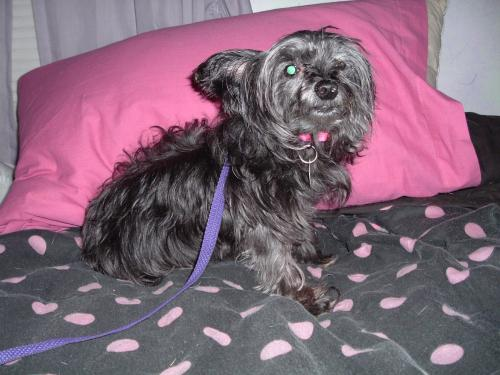
#> input picture Assignment 3/Dog/0.jpg, 500 x 375 px, found by its file name
$ jupyter execute --allow-errors Lab_3_KNN.ipynb
#> lines starting #> are read from the running program, lines starting #| are printed output that depends on the picture
###1. Import packages

[cell 1]
import numpy as np
import matplotlib.pyplot as plt
import os
import cv2
import random

###2. Upload and load data
At first we have to download the PetImagesSmall from the Class Google Drive and
upload it to our own drive in the root directory. https://drive.google.com/file/d/12co0EY5ffKOs4DXKjmIRbUqEaY_f1FHr/view?usp=sharing

[cell 2]
# Download  and add the folder PetImagesSmall to the root directory of your google drive
# Mount your google drive in the colab
# from google.colab import drive
# drive.mount('/content/drive')

###3. Accessing and edting image data

a. Using python os library to build path to images

[cell 3]
# location of PetImagesSmall Folder, google drive must be mounted correctly
DATADIR = "."

# Classes of images we have
CATEGORIES = ["Cat", "Dog"]

def get_label(label_index):
  return CATEGORIES[label_index]

# Creating path to folder Cat inside PetImages Small
path = os.path.join(DATADIR, CATEGORIES[0])

# get a list all directories in a folder
print(os.listdir(path))

# path to first cat image
path_to_img = os.path.join(path, "0.jpg")

b. Accessing and displaying RGB images using OpenCV and Matplotlib

[cell 4]
# Using openCV library to read the first image in the Cat folder
# cv2.imread() returns a 3d matrix, 3rd dimension
img_array = cv2.imread(path_to_img)
#> img_array is the input picture: shape (375, 500, 3); mean B, G, R 119, 101.7, 129.5
print(img_array.shape)
#| (375, 500, 3)

# cv2 reads in BGR format by default
# using cv2.cvtColor to convert color format to RGB from BGR
img_array = cv2.cvtColor(img_array, cv2.COLOR_BGR2RGB)
plt.imshow(img_array)
plt.axis("off")
plt.show()

c. Converting BGR image to Grayscale

[cell 5]
# convert image to grayscale
# img_array = cv2.imread(os.path.join(path, "0.jpg"), cv2.IMREAD_GRAYSCALE)
img_array = cv2.cvtColor(img_array, cv2.COLOR_BGR2GRAY)
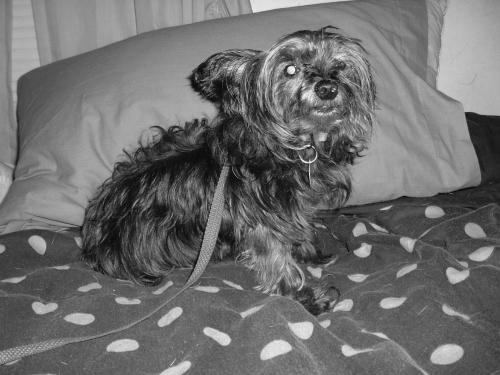
#> img_array: shape (375, 500); min 0, max 249, mean 110
# the array is a 2d matrix now as grayscale only needs 1 color channel
print(img_array.shape)
#| (375, 500)
plt.imshow(img_array, cmap="gray")
plt.show()

d. Resizing images

[cell 6]
# resize image
IMG_SIZE = 100
img_array = cv2.resize(img_array, (IMG_SIZE, IMG_SIZE))
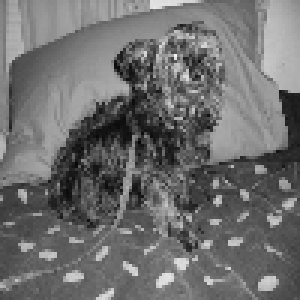
#> img_array: shape (100, 100) (shown 3 times larger); min 5, max 245, mean 110.1
plt.imshow(img_array, cmap="gray")
plt.show()

###4. Creating training data for KNN

a. Flatten image into a vector using numpy ravel() function

[cell 7]
# flatten the the image into a vector
# the image is flattened row by row
print(img_array)
#> (printed output is left out)
img_array.ravel()
#> Out = 10000 values, max 245 at index 1858, min 5 at index 4746, mean 110.1

b. Create a training sample consisting of a flattened vector of an image and its appropriate label as an index of the CATEGORIES list

$$ CATEGORIES = ['Cat',\ 'Dog']$$

The labels should be 0 for Cat images and 1 for Dog images

[cell 8]
# Create a training sample
class_label = 1 # Accessing Dog folder
path = os.path.join(DATADIR, CATEGORIES[class_label]) # Accessing Dog folder
img_path = os.path.join(path, str(0)+".jpg")
img_array = cv2.imread(img_path, cv2.IMREAD_GRAYSCALE)
#> img_array: shape (375, 500); min 0, max 251, mean 112

# training sample
# feature set/image | class_label
# one element of training_data
training_sample = [img_array, class_label]
plt.imshow(img_array, cmap="gray")

c. Use the examples shown above to create a numpy list of training_samples from the images and store it in a list named **training_data**

[cell 9]
# Create a list of Training data samples and
data = []
def create_training_data():
    for category in CATEGORIES:
            path = os.path.join(DATADIR, category)
            class_label = CATEGORIES.index(category)
            for img in os.listdir(path):
                try:
                    img_array = cv2.imread(os.path.join(path, img), cv2.IMREAD_GRAYSCALE)
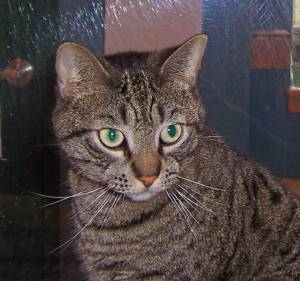
#> input picture Assignment 3/Cat/1.jpg, 300 x 281 px
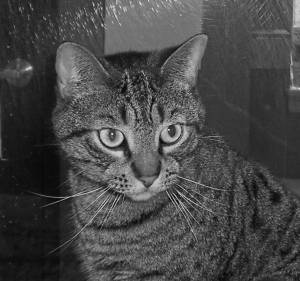
#> img_array: shape (281, 300); min 0, max 232, mean 71.5
                    new_array = cv2.resize(img_array, (IMG_SIZE, IMG_SIZE)).ravel()
#> new_array = 10000 values, max 211 at index 538, min 4 at index 8918, mean 71.18
                    data.append([new_array, class_label])
                except Exception as e:
                    pass

create_training_data()
print(len(data))

### **DATA**
**data** is a list of 200 **data_sample**.

Each, **data_sample** contains two elements:

i) A numpy array of size 10000

ii) A label containing 0 or 1 indicating the label/class (Cat or Dog) the image belongs to

The first element of **data_sample** is really a flattened image of size 100x100

[cell 10]
print(data[0])
print(f"Size of data: {len(data)}")

img = data[0][0]
label = data[0][1]
print("\nOne element in data: ")
print(f"Image: {img} \nLabel: {label}")

img = data[0][0].reshape(100,100)
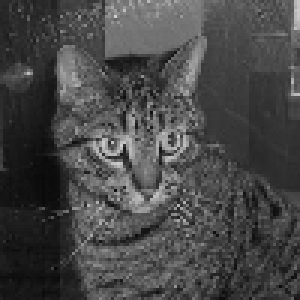
#> img: shape (100, 100) (shown 3 times larger); min 4, max 211, mean 71.2
print("\n", img.shape)
#|  (100, 100)
print(img)
plt.imshow(img, cmap = "gray")
plt.axis("off")
plt.show()

d. Shuffle the training data and split the data into training and testing sets

[cell 11]
# shuffle the training data
random.shuffle(data)

# store images and their corresponding labels in separate lists named X and Y respectively
# each column contains one data point
X = [] # flattened images
Y = [] # labels of the images

for img, label in data:
  X.append(img)
  Y.append(label)


# separate training and testing data
split_at = int(0.8*len(data))

X_train = X[0:split_at]
Y_train = Y[0:split_at]
X_test = X[split_at:]
Y_test = Y[split_at:]
len(X_test)

e. Feed data into KNN function imported from Sklearn library and print the accuracy of the result

[cell 12]
from sklearn import metrics
# can be used to judge accuracy of algorithm's predictions
# np.sum(y_true == y_pred) counts number of times condition is true
def accuracy(y_true, y_pred):
    accuracy = np.sum(y_true == y_pred) / len(y_true)
    return accuracy

# use library knn
from sklearn.neighbors import KNeighborsClassifier
# k neighbours
k = 3
#initialize knn class
classifier = KNeighborsClassifier(n_neighbors=k)
# passing data points the knn algorithm will use to determine class
classifier.fit(X_train, Y_train)
# passing our X_test set (images) to get predictions for Y (labels)
#> (the rest of this cell did not finish here and is left out)

##5. Implement KNN Algorithm

**Implement the K-nearest-neighbour algorithm in python**

KNN algorithm uses a fixed set of datapoints to predict the labels of new data given.

That is, for our case KNN needs a list of flattened images and their correspoding labels , X_train and Y_train. When predicticing the label for a new image, KNN finds the euclidean distance for that image against all datapoints it has stored. It then picks k nearest datapoints based on the distance, then counts their corresponding labels. The label that had the highest count gets returned as the predicted label.

####Predicted label for white data point is **Green**

#### **Problem 1**
a) Implement a function to find the Euclidean distance between two vectors
  $$euclidean\_distance = \sqrt[2]{\sum(x_1 - x_2)^2}$$

b) Use the X_train and Y_train lists as the stored data points to be used for prediction

c) Randomly take an element, **x_in**, from the **X_test** set, store the index

d) Find euclidean distance of **x_in** against all elements in **X_train set**

e) Find the index of the datapoint in **X_train** that is nearest (lowest euclidean distance) to to **x_in**

f) Find the corresponding label of the nearest element in **X_train** in the **Y_train** list. Hint: they have the same index

g) Return the label found in **Y_train** as the prediction

h) Check if the prediction was correct by comparing it with the actual label stored for the image **x_in** in the **Y_test** list (you can use the index stored for **x_in** to find its corresponding label in **Y_test**).

[cell 13]
# shuffle the training data
random.shuffle(data)
# store images and their corresponding labels in separate lists named X and Y respectively
# each column contains one data point
X = [] # flattened images
Y = [] # labels of the images
for img, label in data:
    X.append(img)
    Y.append(label)
# separate training and testing data
split_at = int(0.8*len(data))
X_test = X[split_at:] # test image
Y_test = Y[split_at:] # test label
X_train = X[:split_at] # train image
Y_train = Y[:split_at] # train label

def imagify(pixels, dimensions=(IMG_SIZE, IMG_SIZE)):
  return pixels.reshape(dimensions)

[cell 14]
# a
def euclidean_distance(x1, x2):
  x = x1 - x2
  # print(x)
  return np.sqrt(x.dot(x))

# c
index = random.choice(range(len(X_test)))
# index = 14
print(index)
print('Actual label:', CATEGORIES[Y_test[index]])
test_img = X_test[index].reshape((IMG_SIZE, IMG_SIZE))
plt.subplot(1, 2, 1)
plt.imshow(test_img, cmap='gray')

min_index = 0
min_distance = euclidean_distance(X_train[min_index], X_test[index])

i = min_index + 1
while i < len(X_train):
  distance = euclidean_distance(X_train[i], X_test[index])

  if distance < min_distance:
    min_distance = distance
    min_index = i
  i += 1

print('Guess label:', CATEGORIES[Y_train[min_index]])
train_img = X_train[min_index].reshape((IMG_SIZE, IMG_SIZE))
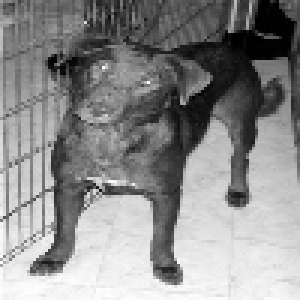
#> train_img: shape (100, 100) (shown 3 times larger); min 0, max 255, mean 139.1
plt.subplot(1, 2, 2)
plt.imshow(train_img, cmap='gray')

plt.show()

#### **Problem 2**
a) Extend the solution for the above problem to find 3 nearest datapoints to an input flattened image x_in.

In this case, in the last 2 steps, simply finding the corresponding label to nearest data point and returning is not enough as there are three data points.

Find the label that has the highest count, among the 3 nearest datapoints and return that label as the predicted label.

b) Run the solution to produce predictions for all the elements in X_test.

c) Print the predicted labels for each datapoint in X_test. Also print the Y_test list

[cell 15]
random.shuffle(data)
X = [] # flattened images
Y = [] # labels of the images
for img, label in data:
    X.append(img)
    Y.append(label)
split_at = int(0.8*len(data))
X_test = X[split_at:]
Y_test = Y[split_at:]
X_train = X[:split_at]
Y_train = Y[:split_at]

[cell 16]
# Your code here
def sorted_insert(distance_list, index_list, distance, index):
  for i in range(len(distance_list)):
    if distance_list[i] > distance:
      j = len(distance_list) - 1
      while j > i:
        distance_list[j] = distance_list[j - 1]
        index_list[j] = index_list[j - 1]
        j -= 1
      distance_list[i] = distance
      index_list[i] = index
      return

index = random.choice(range(len(X_test)))
# index = 14
print(index)
print('Actual label:', CATEGORIES[Y_test[index]])
test_img = imagify(X_test[index])
plt.subplot(1, 4, 1)
plt.imshow(test_img, cmap='gray')

nearest_k_distance = [float('inf'), float('inf'), float('inf')]
nearest_k_index = [-1, -1, -1]

i = 0
while i < len(X_train):
  distance = euclidean_distance(X_train[i], X_test[index])
  # print(distance, i)
  sorted_insert(nearest_k_distance, nearest_k_index, distance, i)

  i += 1

print(nearest_k_distance)
print(nearest_k_index)
counts = [0, 0]

for i in nearest_k_index:
  counts[Y_train[i]] += 1
  # print(Y_train[i])

if counts[0] > counts[1]:
  print('Guess:', CATEGORIES[0])
else:
  print('Guess:', CATEGORIES[1])

for i, img_index in enumerate(nearest_k_index):
  plt.subplot(1, 4, i + 2)
  plt.imshow(imagify(X_train[img_index]), cmap='gray')

plt.show()
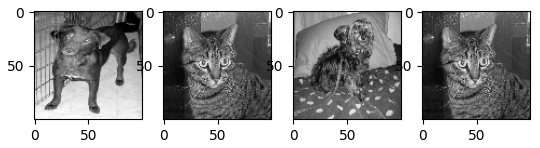
#> figure drawn by matplotlib, 4 panels

#### **Problem 3**

a) Extend the solution for the KNN above to work with any number of k

For this, one can keep track of k nearest neighbours in a list

OR, alternatively, all the euclidean distances found can be stored in a list an the list can be sorted using

> **np.argsort(distances)[: k]**

Which returns the **indexes** of the elements (instead of the elements themselves) with the least distance without affecting the array itself. We can then select the top k element indexes to find the k nearest neighbours

We can use the indexes of returned to find the label that occured most as before.

b) Use this new solution to produce predictions from X_test and print the predictions.

c) use the **accuracy(Y_test, Y_Predicted)** function defined before to find the accuracy of the prediction

[cell 17]
k = 5

index = random.choice(range(len(X_test)))
# index = 14
print(index)
print('Actual label:', CATEGORIES[Y_test[index]])
test_img = imagify(X_test[index])
plt.subplot(1, k + 1, 1)
plt.imshow(test_img, cmap='gray')

nearest_k_distance = []
nearest_k_index = []

for i in range(k):
  nearest_k_distance.append(float('inf'))
  nearest_k_index.append(-1)

i = 0
while i < len(X_train):
  distance = euclidean_distance(X_train[i], X_test[index])
  # print(distance, i)
  sorted_insert(nearest_k_distance, nearest_k_index, distance, i)

  i += 1

print(nearest_k_distance)
print(nearest_k_index)
counts = [0, 0]

for i in nearest_k_index:
  counts[Y_train[i]] += 1

labels = [CATEGORIES[Y_train[i]] for i in nearest_k_index]
print(labels)

if counts[0] > counts[1]:
  print('Guess:', CATEGORIES[Y_train[0]])
else:
  print('Guess:', CATEGORIES[Y_train[1]])

for i, img_index in enumerate(nearest_k_index):
  plt.subplot(1, k + 1, i + 2)
  plt.imshow(imagify(X_train[img_index]), cmap='gray')

plt.show()
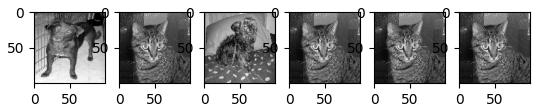
#> figure drawn by matplotlib, 6 panels
